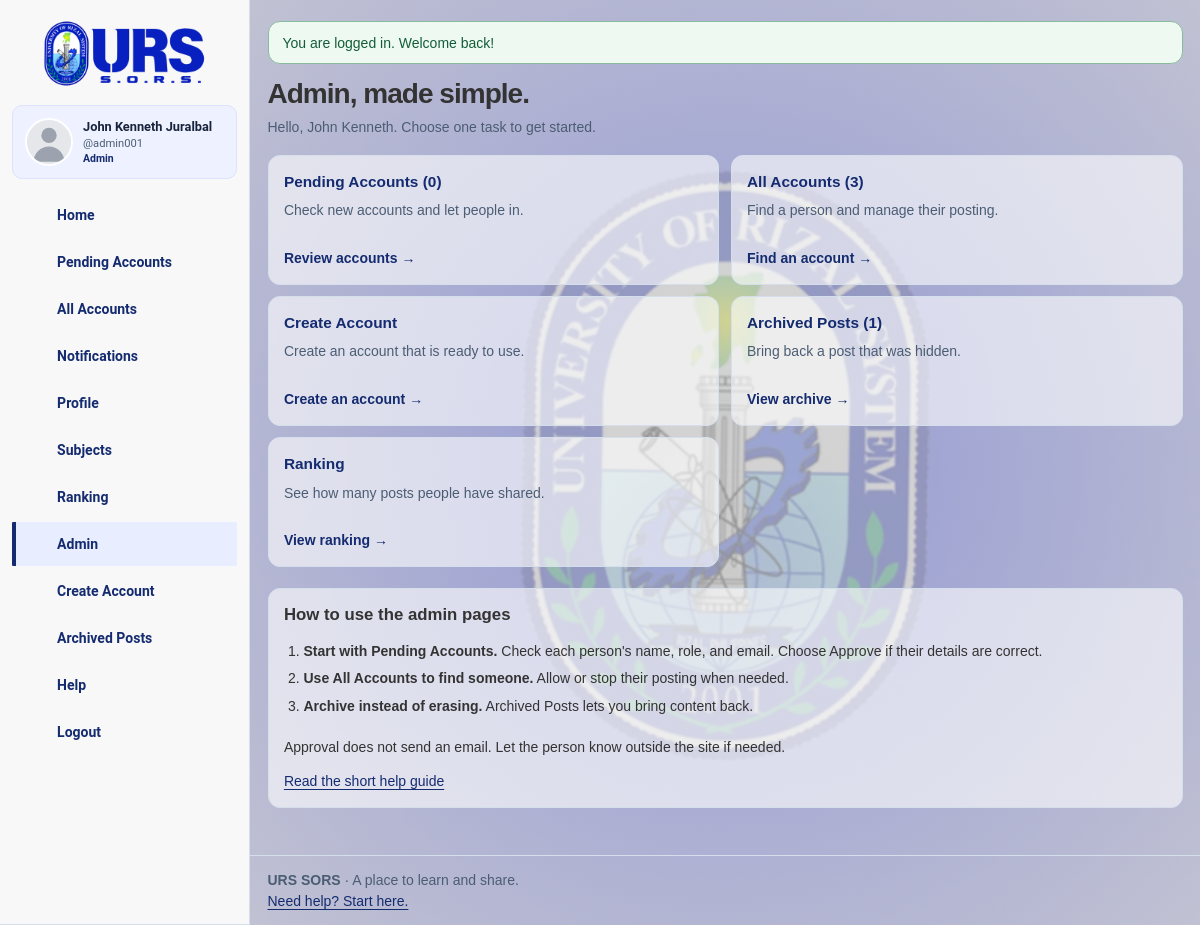
The app's page /admin_home.php (signed in) with its own data.
### tables this page shows
CREATE TABLE `users` (
  `id` int(11) NOT NULL,
  `username` varchar(50) NOT NULL,
  `password` varchar(255) NOT NULL,
  `email` varchar(100) NOT NULL,
  `created_at` timestamp NOT NULL DEFAULT current_timestamp(),
  `profile_picture` varchar(255) DEFAULT 'default_profile.jpg',
  `cover_photo` varchar(255) DEFAULT 'default_cover.jpg',
  `role` enum('student','teacher','admin') DEFAULT 'student',
  `is_approved` tinyint(1) DEFAULT 0,
  `can_post` tinyint(1) NOT NULL DEFAULT 1,
  `first_name` varchar(50) NOT NULL,
  `middle_name` varchar(50) DEFAULT NULL,
  `last_name` varchar(50) NOT NULL
);

### admin_home.php (called while the page is built, shortened)
<?php
require __DIR__ . '/includes/pages.php';

### includes/app.php (called while the page is built, shortened)
<?php
function profile_image(?string $name, string $kind): string
{
    $path = 'uploads/' . ltrim($name ?? '', '/');
    return $name && is_file(dirname(__DIR__) . '/' . $path) ? '/' . $path : '/assets/images/default_' . $kind . '.svg';
}

### includes/layout.php (the view, shortened to what this page needs)
<?php
function e(mixed $value): string { return htmlspecialchars((string) ($value ?? ''), ENT_QUOTES, 'UTF-8'); }
function current_user(): ?array
{
    global $conn;
    static $loaded = false, $user = null;
    if (!$loaded) {
        $stmt = $conn->prepare('SELECT * FROM users WHERE id = ?');
        $stmt->bind_param('i', $_SESSION['user_id']); $stmt->execute(); $user = $stmt->get_result()->fetch_assoc(); $loaded = true;
    }
    return $user;
}
function display_name(array $user): string { return trim(($user['first_name'] ?? '') . ' ' . ($user['last_name'] ?? '')) ?: $user['username']; }
function nav_icon(string $name): string
{
    $paths = [
        'home' => '<path d="m3 10 9-7 9 7v11h-6v-7H9v7H3z"/>',
        'subjects' => '<path d="M12 5v16M3 3l9 2 9-2v16l-9 2-9-2z"/>',
        'notifications' => '<path d="M18 8a6 6 0 0 0-12 0c0 7-3 7-3 9h18c0-2-3-2-3-9M10 21h4"/>',
        'ranking' => '<path d="M8 3h8v7a4 4 0 0 1-8 0zM8 5H3v3a5 5 0 0 0 5 5m8-8h5v3a5 5 0 0 1-5 5M12 14v7m-5 0h10"/>',
        'profile' => '<circle cx="12" cy="7" r="4"/><path d="M4 21v-2a8 8 0 0 1 16 0v2"/>',
        'help' => '<circle cx="12" cy="12" r="10"/><path d="M9 8a3 3 0 0 1 6 0c0 3-3 2-3 6m0 3v1"/>',
        'logout' => '<path d="M10 3H3v18h7m5-15 6 6-6 6M8 12h13"/>',
        'admin' => '<path d="m12 2 9 4v6c0 5-9 10-9 10S3 17 3 12V6zM8 12l3 3 5-6"/>',
        'pending' => '<circle cx="12" cy="12" r="9"/><path d="M12 7v5l3 2"/>',
        'accounts' => '<circle cx="9" cy="7" r="3"/><path d="M2 21v-3a7 7 0 0 1 14 0v3M16 4a3 3 0 0 1 0 6m3 11v-3a7 7 0 0 0-2-5"/>',
        'create_account' => '<circle cx="9" cy="7" r="3"/><path d="M2 21v-3a7 7 0 0 1 14 0v3m3-14v8m-4-4h8"/>',
        'archive' => '<path d="M3 3h18v5H3zm2 5v13h14V8m-10 4h6"/>',
    ];
    return '<svg class="nav-icon" viewBox="0 0 24 24" fill="none" stroke="currentColor" stroke-width="1.7" stroke-linecap="round" stroke-linejoin="round" aria-hidden="true">' . ($paths[$name] ?? $paths['admin']) . '</svg>';
}
function page_header(string $title, string $active = '', bool $narrow = false): void
{
    $auth = in_array($active, ['login', 'register', 'logout'], true);
    $logged = !empty($_SESSION['user_id']);
    $admin = ($_SESSION['role'] ?? '') === 'admin';
    $count = 0;
    global $conn;
    if ($logged && isset($conn)) {
        $stmt = $conn->prepare('SELECT COUNT(*) FROM notifications WHERE user_id=? AND is_read=0 AND is_archived=0');
        $stmt->bind_param('i', $_SESSION['user_id']); $stmt->execute(); $count = (int) $stmt->get_result()->fetch_row()[0];
    }
    ?><!doctype html><html lang="en"><head><link rel="stylesheet" href="/assets/css/app.css"><link rel="stylesheet" href="/assets/css/layout.css"></head><body class="<?= $auth ? 'auth-page auth-' . e($active) : ($logged ? 'with-sidebar' : '') ?>">
    <header class="site-header"><div class="header-inner"><a class="brand" href="<?= $logged ? '/welcome.php' : '/login.php' ?>"><img src="/assets/images/sors_logo.png" alt="URS SORS home"></a>
    <?php if ($logged && !$auth && ($account = current_user())): ?>
    <a class="sidebar-account" href="/profile.php" aria-label="View your profile: <?= e(display_name($account)) ?>">
        <img src="<?= e(profile_image($account['profile_picture'] ?? null, 'profile')) ?>" alt="" width="48" height="48">
        <span class="sidebar-account-details"><strong><?= e(display_name($account)) ?></strong><span>@<?= e($account['username']) ?></span><small><?= e(ucfirst($account['role'])) ?></small></span>
    </a>
    <?php endif; ?>
    <nav id="site-nav" class="nav" aria-label="Main navigation">
    <?php $items = $logged ? ['home'=>['Home','/welcome.php'],'subjects'=>['Subjects','/course_page.php'],'notifications'=>['Notifications','/notifications.php'],'ranking'=>['Ranking','/ranking_board.php'],'profile'=>['Profile','/profile.php']] : ['login'=>['Log in','/login.php'],'register'=>['Register','/register.php']];
    if ($logged && $admin) {
        $items += ['admin'=>['Admin','/admin_home.php'], 'pending'=>['Pending Accounts','/admin_pendings.php'], 'accounts'=>['All Accounts','/manage_accounts.php'], 'create_account'=>['Create Account','/admin_register.php'], 'archive'=>['Archived Posts','/admin_archive.php']];
        $adminTabs = ['admin_home.php'=>'admin', 'admin_dashboard.php'=>'admin', 'admin_pendings.php'=>'pending', 'manage_accounts.php'=>'accounts', 'admin_register.php'=>'create_account', 'admin_archive.php'=>'archive'];
        $active = $adminTabs[basename($_SERVER['SCRIPT_NAME'])] ?? $active;
    }
    $items['help'] = ['Help','/help.php'];
    $mobileTabs = $admin ? ['home','pending','accounts','notifications','profile'] : ['home','subjects','notifications','ranking','profile'];
    if ($logged && $admin) {
        $ordered = [];
        foreach ($mobileTabs as $key) $ordered[$key] = $items[$key];
        $items = $ordered + $items;
    }
    $mobileProfileActive = !in_array($active, $mobileTabs, true);
    foreach ($items as $key => [$label,$href]): ?><a class="<?= in_array($key, $mobileTabs, true) ? 'mobile-tab' : 'desktop-tab' ?><?= $key === 'profile' && $mobileProfileActive ? ' mobile-current' : '' ?>" href="<?= e($href) ?>" <?= $active === $key ? 'aria-current="page"' : '' ?>><?= nav_icon($key) ?><span class="tab-label"><?php if ($key === 'pending' || $key === 'accounts'): ?><span class="desktop-label"><?= e($label) ?></span><span class="mobile-label"><?= $key === 'pending' ? 'Pending' : 'Accounts' ?></span><?php else: ?><?= e($label) ?><?php endif; ?></span><?php if ($key === 'notifications' && $count): ?><span class="badge" aria-label="<?= $count ?> unread notifications"><?= $count > 99 ? '99+' : $count ?></span><?php endif; ?></a><?php endforeach; ?>
    <?php if ($logged): ?><form class="desktop-tab" method="post" action="/logout.php" data-confirm="Are you sure you want to log out?" data-confirm-title="Log out?" data-confirm-button="Yes, log out"><?= csrf_field() ?><button><?= nav_icon('logout') ?><span>Logout</span></button></form><?php endif; ?></nav></div></header><main id="main" tabindex="-1" class="page <?= $narrow ? 'narrow' : '' ?>">
    <?php foreach ($_SESSION['flash'] ?? [] as $item): ?><div class="flash <?= e($item['type']) ?>" role="status"><?= e($item['message']) ?></div><?php endforeach; unset($_SESSION['flash']);
}
function page_footer(): void
{
    ?></main><footer class="footer"><strong>URS SORS</strong> · A place to learn and share.<br><a href="/help.php">Need help? Start here.</a></footer></body></html><?php
}
function heading(string $title, string $description = ''): void
{
    echo '<div class="page-head"><h1>' . e($title) . '</h1>' . ($description ? '<p class="muted">' . e($description) . '</p>' : '') . '</div>';
}
function card(string $href, string $title, string $text, string $action = 'Open'): void
{
    echo '<a class="card" href="' . e($href) . '"><strong>' . e($title) . '</strong><span>' . e($text) . '</span><span class="card-action">' . e($action) . ' →</span></a>';
}
    ?>

### assets/css/app.css (style rules this page uses)
:root { --blue: #0820bf; --blue-dark: #061775; --ink: #17243b; --muted: #4b5d73; --line: #d5dfeb; --paper: #fff; --bg: #f3f6fb; --success: #155d39; --danger: #a21e2d; --radius: 18px; }
* { box-sizing: border-box; }
html { font-size: 16px; scroll-padding-top: 2rem; }
body { margin: 0; background: var(--bg); color: var(--ink); font: 1rem/1.6 system-ui, -apple-system, BlinkMacSystemFont, "Segoe UI", sans-serif; }
a { color: var(--blue); text-underline-offset: 3px; overflow-wrap: anywhere; }
button, input, textarea, select { font: inherit; }
button, a, input, textarea, select { touch-action: manipulation; }
button, .button { min-width: 0; max-width: 100%; overflow-wrap: anywhere; min-height: 48px; border-radius: 10px; border: 1px solid var(--blue); padding: 0.7rem 1.15rem; background: var(--blue); color: #fff; font-weight: 700; cursor: pointer; text-decoration: none; display: inline-flex; align-items: center; justify-content: center; gap: 0.5rem; text-align: center; }
small, .hint { font-size: 1rem; color: var(--muted); }
h1, h2, h3, p { margin-top: 0; }
h1 { font-size: clamp(1.8rem, 5vw, 2.8rem); line-height: 1.2; letter-spacing: -0.035em; margin-bottom: 0.8rem; }
p:last-child { margin-bottom: 0; }
img { max-width: 100%; height: auto; }
.site-header { background: #fff; border-bottom: 1px solid var(--line); }
.header-inner { max-width: 1200px; margin: auto; padding: 0.9rem 1.5rem; display: flex; align-items: center; gap: 1.5rem; flex-wrap: wrap; }
.brand { display: flex; align-items: center; gap: 0.6rem; text-decoration: none; font-weight: 800; color: var(--blue); margin-right: auto; }
.brand img { width: 130px; height: 48px; object-fit: contain; }
.nav { display: flex; gap: 0.25rem; flex-wrap: wrap; align-items: center; }
.nav a, .nav button { font-size: 1rem; display: block; padding: 0.6rem 0.75rem; min-height: 44px; border-radius: 8px; text-decoration: none; font-weight: 600; color: var(--muted); border: 0; background: transparent; }
.nav a[aria-current="page"] { background: #e8edff; color: var(--blue); }
.nav form { margin: 0; }
.page { max-width: 1040px; margin: auto; padding: 2rem 1.5rem 4rem; min-height: 70vh; }
.page-head { margin-bottom: 1.8rem; }
.panel, .card, .post, .notice { background: #fff; border: 1px solid var(--line); border-radius: var(--radius); padding: 1.5rem; margin-bottom: 1.25rem; }
.card { display: flex; flex-direction: column; text-decoration: none; color: var(--ink); margin: 0; min-height: 160px; transition: border-color 0.15s, box-shadow 0.15s; }
.card strong { color: var(--blue); font-size: 1.25rem; margin-bottom: 0.5rem; }
.card span { color: var(--muted); }
.card .card-action { color: var(--blue); font-weight: 700; margin-top: auto; padding-top: 1rem; }
.flash { padding: 1rem 1.25rem; border-radius: 12px; margin-bottom: 1.25rem; border: 1px solid #8aba9e; background: #edf9f1; color: var(--success); }
.footer { max-width: 1040px; margin: auto; padding: 1.5rem; color: var(--muted); border-top: 1px solid var(--line); }
.muted { color: var(--muted); }
.card, .panel, .hero, h1, h2, h3 { overflow-wrap: anywhere; }

### records on screen
users: display_name($account) "John Kenneth Juralbal", username "admin001", role "Admin"

### other values on screen
$label "Home"
$label "Pending Accounts"
$label "All Accounts"
$label "Notifications"
$label "Profile"
$label "Subjects"
$label "Ranking"
$label "Admin"
$label "Create Account"
$label "Archived Posts"
$label "Help"
$item['message'] "You are logged in. Welcome back!"
$title "Admin, made simple."
$description "Hello, John Kenneth. Choose one task to get started."
$title "Pending Accounts (0) All Accounts (3) Create Account Archived Posts (1) Ranking"
